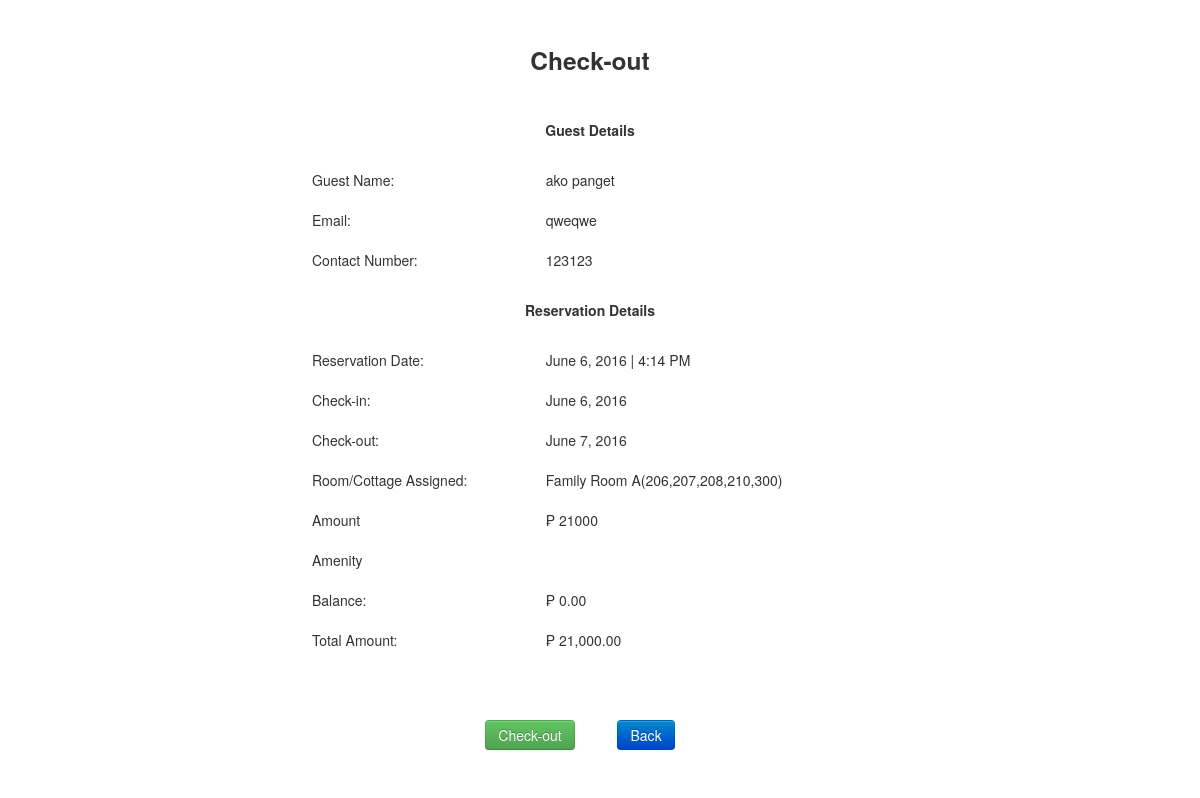
Screenshot of /function/check-out.php?id=575530f6d41f7 with the database file from the repository.
### tables this page shows
CREATE TABLE IF NOT EXISTS `reservation` (
  `transactionNo` varchar(255) NOT NULL,
  `referenceno` varchar(255) NOT NULL,
  `guestName` varchar(255) NOT NULL,
  `reservationDate` datetime NOT NULL,
  `checkin` date NOT NULL,
  `checkout` date NOT NULL,
  `rate` varchar(255) NOT NULL,
  `roomType` varchar(255) NOT NULL,
  `numberofRooms` varchar(255) NOT NULL,
  `numberofperson` varchar(255) NOT NULL,
  `roomName` varchar(255) NOT NULL,
  `cottageName` varchar(255) NOT NULL,
  `amenity` varchar(255) NOT NULL,
  `amenitycount` varchar(255) NOT NULL,
  `email` varchar(255) NOT NULL,
  `mobileNumber` varchar(255) NOT NULL,
  `paymentType` varchar(255) NOT NULL,
  `process` varchar(255) NOT NULL,
  `modeofpayment` varchar(255) NOT NULL,
  `status` varchar(255) NOT NULL
);

CREATE TABLE IF NOT EXISTS `billing` (
  `id` int(255) NOT NULL,
  `transactionNo` varchar(255) NOT NULL,
  `paid` varchar(255) NOT NULL,
  `balance` varchar(255) NOT NULL,
  `totalAmount` varchar(255) NOT NULL
);

### function/check-out.php (the view, shortened to what this page needs)
<!DOCTYPE html>
<html lang="en">
<head>
    <link   href="css/bootstrap.min.css" rel="stylesheet">
    <link rel="stylesheet" type="text/css" href="css/sweetalert2.css">
</head>
<?php
$qry = mysql_query("SELECT * FROM reservation WHERE transactionNo = '".$_GET['id']."'");
$row = mysql_fetch_array($qry);
$qry1 = mysql_query("SELECT * FROM billing WHERE transactionNo = '".$_GET['id']."'");
$row1 = mysql_fetch_array($qry1);
?>
  <br>
    <div class="container">
            <div class="row">
            <table border = "0" width = "60%" cellpadding = "10px" align = "center">
            <tr>
			<th colspan = "2"><h3>Check-out</h3></th>
            </tr>
            <tr>
            <th colspan = "2"><h5>Guest Details</h5></th>
            </tr>
            <tr>
            <td>Guest Name:</td>
            <td><?php echo $row['guestName'];?></td>
            </tr>
            <tr>
            <td>Email:</td>
            <td><?php echo $row['email'];?></td>
            </tr>
             <tr>
            <td>Contact Number:</td>
            <td><?php echo $row['mobileNumber'];?></td>
            </tr>
            <tr>
            <th colspan = "2"><h5>Reservation Details</h5></th>
            </tr>
             <tr>
            <td>Reservation Date:</td>
            <td><?php echo date("F j, Y | g:i A",strtotime($row['reservationDate']))?></td>
            </tr>
            <tr>
            <td>Check-in:</td>
            <td><?php echo date("F j, Y",strtotime($row['checkin']))?></td>
            </tr>
			<tr>
            <td>Check-out:</td>
            <td><?php echo date("F j, Y",strtotime($row['checkout']))?></td>
            </tr>
            <tr>
            <td>Room/Cottage Assigned:</td>
            <td><?php
			$rooms = explode(',', $row['roomType']);
			$ctr = 0;
			$combineName = array_merge(explode(' ', trim($row['roomName'])),explode(' ', trim($row['cottageName'])));
			foreach ($rooms as $rooms) {
				 echo $rooms . '(' . $combineName[$ctr] .')' . '<br>';
			$ctr++;
			}
			?></td>
            </tr>
			<tr>
			<td>Amount</td>
			<td><?php echo '&#x20b1; '.$row['rate']?> </td>
			</tr>
			<tr>
			<td>Amenity</td>
			<tr>
            <td>Balance:</td>
            <td><?php echo '&#x20b1; ' . number_format($row1['balance'],2)?></td>
            </tr>
            <tr>
            <td>Total Amount:</td>
            <td><?php echo '&#x20b1; ' . number_format($row1['totalAmount'],2)?></td>
            </tr>
			</table>
			<br>
			<div class="row" align = "center">
			<form class = "frm" action = "" method = "POST">
			<br>
			<br>
			<input type="submit" class = "btn btn-success submit" name="checkin" value="Check-out" />
			<a class="btn btn-primary" href="index-reservation.php">Back</a>
			</div>
    </div>
  </body>
</html>

### rows the page displays
reservation: guestName "ako panget", email "qweqwe", mobileNumber "123123", reservationDate "June 6, 2016 | 4:14 PM", checkin "June 6, 2016", checkout "June 7, 2016", roomType "Family Room A", roomName+cottageName "206,207,208,210,300", rate "21000"
billing: balance "0.00", totalAmount "21,000.00"
